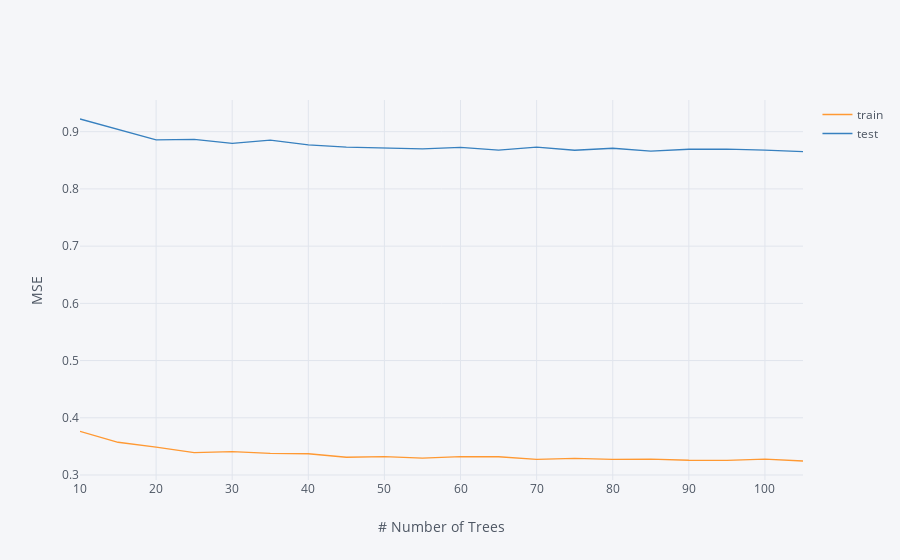

Source (notebook cell):
### Code cell
preds = pd.DataFrame()
preds['train'] = train_preds
preds['test'] = test_preds
preds['Trees'] = [i for i in range(10, 110, 5)]
preds = preds.set_index(['Trees'])

preds.iplot(xTitle='Number of Trees', yTitle='MSE')

### Figure 1 — Plotly figure (JSON) as saved in the notebook; plotly's stock layout.template omitted (floating-point values rounded to 4 significant figures)
{"data": [{"line": {"color": "rgba(255, 153, 51, 1.0)", "dash": "solid", "shape": "linear", "width": 1.3}, "mode": "lines", "name": "train", "text": "", "type": "scatter", "uid": "6487629b-be7e-49a7-9b88-b6e015e71c2b", "x": [10, 15, 20, 25, 30, 35, 40, 45, 50, 55, 60, 65, 70, 75, 80, 85, 90, 95, 100, 105], "y": [0.3763, 0.3572, 0.3486, 0.339, 0.3408, 0.3378, 0.3371, 0.331, 0.3323, 0.3294, 0.3323, 0.3319, 0.3272, 0.3291, 0.3274, 0.3278, 0.3257, 0.3254, 0.3276, 0.3245]}, {"line": {"color": "rgba(55, 128, 191, 1.0)", "dash": "solid", "shape": "linear", "width": 1.3}, "mode": "lines", "name": "test", "text": "", "type": "scatter", "uid": "74902cf1-3d9b-4ca3-8086-ea6498a89806", "x": [10, 15, 20, 25, 30, 35, 40, 45, 50, 55, 60, 65, 70, 75, 80, 85, 90, 95, 100, 105], "y": [0.9222, 0.9034, 0.8857, 0.8865, 0.8797, 0.8852, 0.8771, 0.8729, 0.8715, 0.8701, 0.8724, 0.8679, 0.8729, 0.8676, 0.8711, 0.8661, 0.8693, 0.8695, 0.8679, 0.8653]}], "layout": {"legend": {"bgcolor": "#F5F6F9", "font": {"color": "#4D5663"}}, "paper_bgcolor": "#F5F6F9", "plot_bgcolor": "#F5F6F9", "title": {"font": {"color": "#4D5663"}}, "xaxis": {"gridcolor": "#E1E5ED", "showgrid": true, "tickfont": {"color": "#4D5663"}, "title": {"font": {"color": "#4D5663"}, "text": "# Number of Trees"}, "zerolinecolor": "#E1E5ED"}, "yaxis": {"gridcolor": "#E1E5ED", "showgrid": true, "tickfont": {"color": "#4D5663"}, "title": {"font": {"color": "#4D5663"}, "text": "MSE"}, "zerolinecolor": "#E1E5ED"}}}
